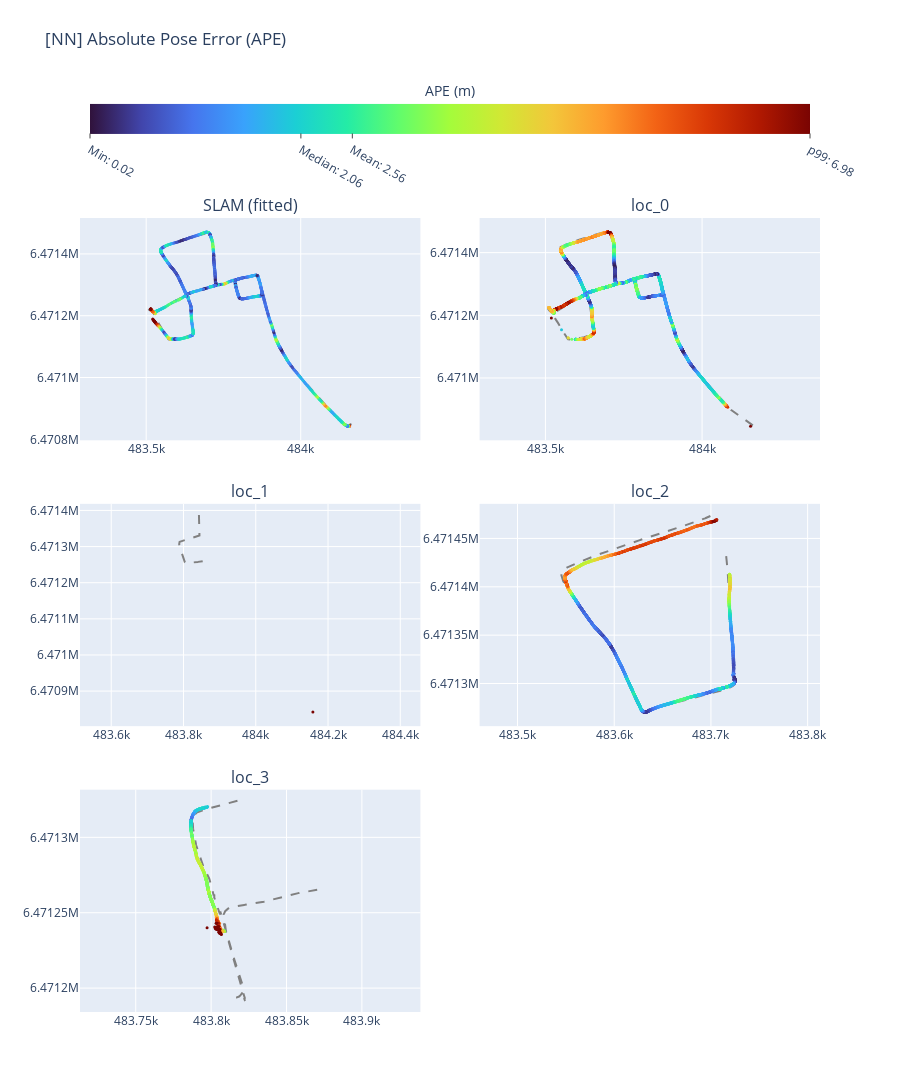

Here is the notebook cell this chart was saved with:
### Code cell
ape_fig = processor.create_ape_plot_all().show()

### Figure 1 — Plotly figure (JSON) as saved in the notebook; plotly's stock layout.template omitted (floating-point values rounded to 4 significant figures; data arrays with more than 128 entries replaced by an {"elided": "..."} marker saying what was removed)
{"data": [{"line": {"color": "gray", "dash": "dash"}, "name": "Ground Truth", "showlegend": false, "type": "scatter", "x": {"elided": "1512 float values"}, "xaxis": "x", "y": {"elided": "1512 float values"}, "yaxis": "y"}, {"marker": {"color": {"elided": "1512 float values"}, "coloraxis": "coloraxis", "size": 3}, "mode": "markers", "name": "Estimated", "showlegend": false, "text": {"elided": "1512 float values"}, "type": "scatter", "x": {"elided": "1512 float values"}, "xaxis": "x", "y": {"elided": "1512 float values"}, "yaxis": "y"}, {"line": {"color": "gray", "dash": "dash"}, "name": "Ground Truth", "showlegend": false, "type": "scatter", "x": {"elided": "12707 float values"}, "xaxis": "x2", "y": {"elided": "12707 float values"}, "yaxis": "y2"}, {"marker": {"color": {"elided": "12183 float values"}, "coloraxis": "coloraxis", "size": 3}, "mode": "markers", "name": "Estimated", "showlegend": false, "text": {"elided": "12183 float values"}, "type": "scatter", "x": {"elided": "12183 float values"}, "xaxis": "x2", "y": {"elided": "12183 float values"}, "yaxis": "y2"}, {"line": {"color": "gray", "dash": "dash"}, "name": "Ground Truth", "showlegend": false, "type": "scatter", "x": {"elided": "1094 float values"}, "xaxis": "x3", "y": {"elided": "1094 float values"}, "yaxis": "y3"}, {"marker": {"color": [630.1], "coloraxis": "coloraxis", "size": 3}, "mode": "markers", "name": "Estimated", "showlegend": false, "text": [630.1], "type": "scatter", "x": [484200.0], "xaxis": "x3", "y": [6470842], "yaxis": "y3"}, {"line": {"color": "gray", "dash": "dash"}, "name": "Ground Truth", "showlegend": false, "type": "scatter", "x": {"elided": "4373 float values"}, "xaxis": "x4", "y": {"elided": "4373 float values"}, "yaxis": "y4"}, {"marker": {"color": {"elided": "4315 float values"}, "coloraxis": "coloraxis", "size": 3}, "mode": "markers", "name": "Estimated", "showlegend": false, "text": {"elided": "4315 float values"}, "type": "scatter", "x": {"elided": "4315 float values"}, "xaxis": "x4", "y": {"elided": "4315 float values"}, "yaxis": "y4"}, {"line": {"color": "gray", "dash": "dash"}, "name": "Ground Truth", "showlegend": false, "type": "scatter", "x": {"elided": "2122 float values"}, "xaxis": "x5", "y": {"elided": "2122 float values"}, "yaxis": "y5"}, {"marker": {"color": {"elided": "954 float values"}, "coloraxis": "coloraxis", "size": 3}, "mode": "markers", "name": "Estimated", "showlegend": false, "text": {"elided": "954 float values"}, "type": "scatter", "x": {"elided": "954 float values"}, "xaxis": "x5", "y": {"elided": "954 float values"}, "yaxis": "y5"}], "layout": {"annotations": [{"font": {"size": 16}, "showarrow": false, "text": "SLAM (fitted)", "x": 0.23, "xanchor": "center", "xref": "paper", "y": 1, "yanchor": "bottom", "yref": "paper"}, {"font": {"size": 16}, "showarrow": false, "text": "loc_0", "x": 0.77, "xanchor": "center", "xref": "paper", "y": 1, "yanchor": "bottom", "yref": "paper"}, {"font": {"size": 16}, "showarrow": false, "text": "loc_1", "x": 0.23, "xanchor": "center", "xref": "paper", "y": 0.64, "yanchor": "bottom", "yref": "paper"}, {"font": {"size": 16}, "showarrow": false, "text": "loc_2", "x": 0.77, "xanchor": "center", "xref": "paper", "y": 0.64, "yanchor": "bottom", "yref": "paper"}, {"font": {"size": 16}, "showarrow": false, "text": "loc_3", "x": 0.23, "xanchor": "center", "xref": "paper", "y": 0.28, "yanchor": "bottom", "yref": "paper"}], "coloraxis": {"cmax": 6.977, "cmin": 0.02189, "colorbar": {"orientation": "h", "tickmode": "array", "ticks": "outside", "ticktext": ["Min: 0.02", "Median: 2.06", "Mean: 2.56", "p99: 6.98"], "tickvals": [0.02189, 2.059, 2.556, 6.977], "title": {"side": "top", "text": "APE (m)"}}, "colorscale": [[0, "#30123b"], [0.07143, "#4145ab"], [0.1429, "#4675ed"], [0.2143, "#39a2fc"], [0.2857, "#1bcfd4"], [0.3571, "#24eca6"], [0.4286, "#61fc6c"], [0.5, "#a4fc3b"], [0.5714, "#d1e834"], [0.6429, "#f3c63a"], [0.7143, "#fe9b2d"], [0.7857, "#f36315"], [0.8571, "#d93806"], [0.9286, "#b11901"], [1, "#7a0402"]]}, "height": 1400, "title": {"text": "[NN] Absolute Pose Error (APE)"}, "xaxis": {"anchor": "y", "domain": [0, 0.46]}, "xaxis2": {"anchor": "y2", "domain": [0.54, 1]}, "xaxis3": {"anchor": "y3", "domain": [0, 0.46]}, "xaxis4": {"anchor": "y4", "domain": [0.54, 1]}, "xaxis5": {"anchor": "y5", "domain": [0, 0.46]}, "xaxis6": {"anchor": "y6", "domain": [0.54, 1]}, "yaxis": {"anchor": "x", "domain": [0.72, 1], "scaleanchor": "x", "scaleratio": 1}, "yaxis2": {"anchor": "x2", "domain": [0.72, 1], "scaleanchor": "x2", "scaleratio": 1}, "yaxis3": {"anchor": "x3", "domain": [0.36, 0.64], "scaleanchor": "x3", "scaleratio": 1}, "yaxis4": {"anchor": "x4", "domain": [0.36, 0.64], "scaleanchor": "x4", "scaleratio": 1}, "yaxis5": {"anchor": "x5", "domain": [0, 0.28], "scaleanchor": "x5", "scaleratio": 1}, "yaxis6": {"anchor": "x6", "domain": [0, 0.28], "scaleanchor": "x6", "scaleratio": 1}}}
